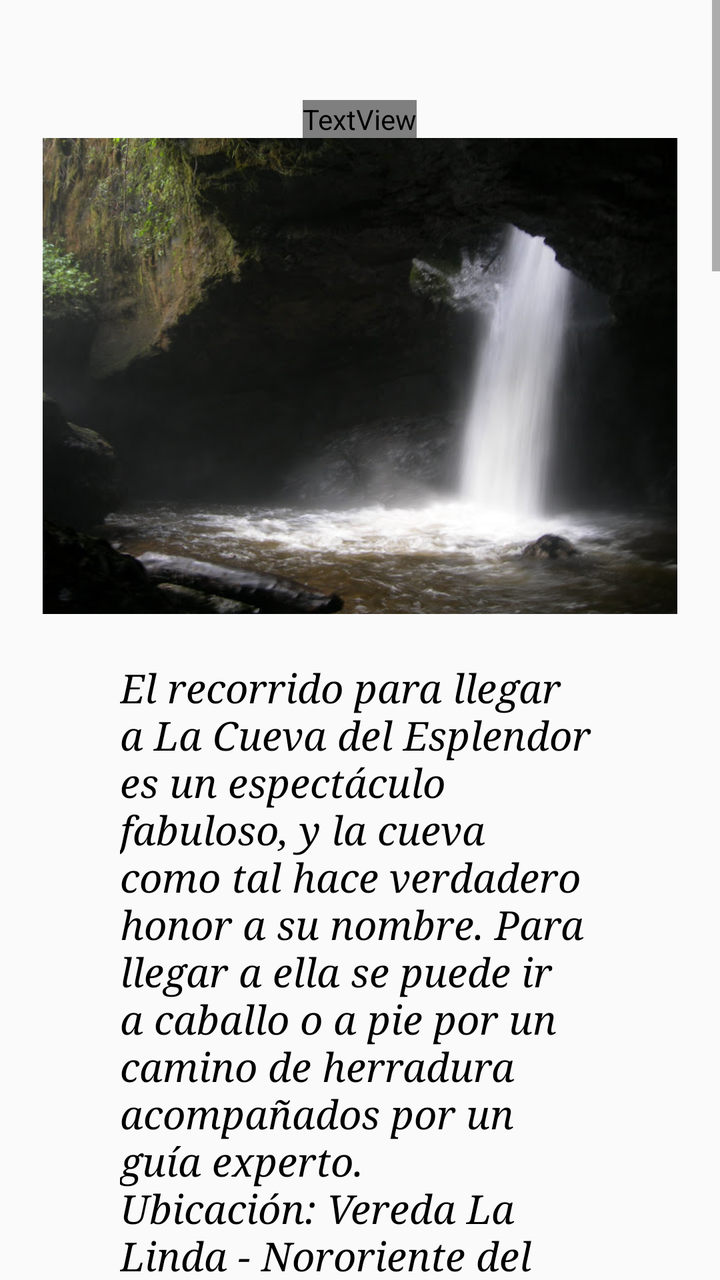
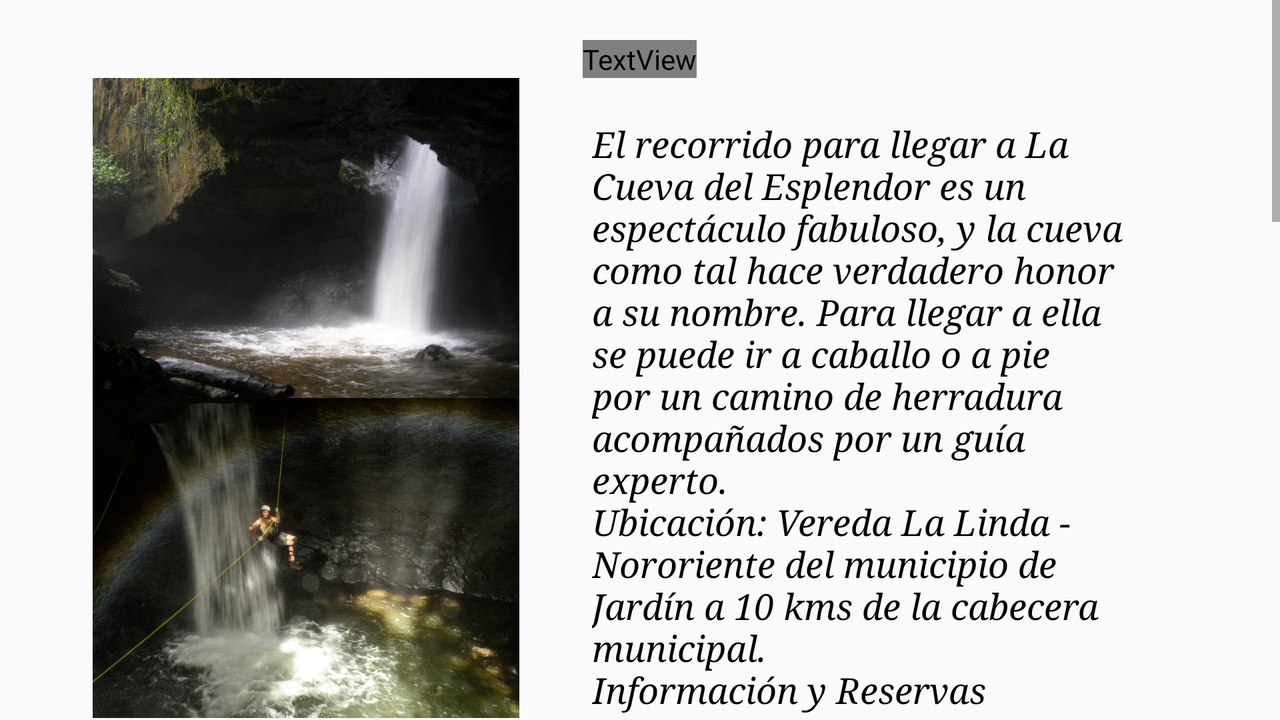

Two renders of one Android screen. The first uses the default layout on a phone; the second uses the alternative layout the repository ships for a different screen configuration, on a matching device. The two XML files are below.
<!-- AndroidManifest.xml: application theme AppTheme -->
<!-- res/layout/fragment_turismo.xml -->
<?xml version="1.0" encoding="utf-8"?>
<ScrollView xmlns:android="http://schemas.android.com/apk/res/android"
    xmlns:tools="http://schemas.android.com/tools"
    tools:context="com.pablohenao.turismo_jardin.FragmentTurismo"
    android:layout_width="match_parent"
    android:layout_height="match_parent">

    <LinearLayout xmlns:android="http://schemas.android.com/apk/res/android"

        android:orientation="vertical" android:layout_width="match_parent"
        android:background="@color/paleturquoise"
        android:layout_height="match_parent">


        <TextView
            android:layout_width="wrap_content"
            android:layout_height="wrap_content"
            android:textAppearance="@style/mifuente2"
            android:text="Cueva del Esplendor"
            android:layout_marginTop="50dp"
            android:layout_marginRight="60dp"
            android:layout_marginLeft="60dp"
            android:layout_gravity="center_horizontal" />

        <LinearLayout
            android:layout_width="fill_parent"
            android:layout_height="wrap_content"
            android:orientation="vertical"
            >

            <ImageView
                android:layout_width="match_parent"
                android:layout_height="238dp"
                android:src="@drawable/turismo_cuevadelesplendor1"
                />

            <TextView
                android:layout_width="fill_parent"
                android:layout_height="wrap_content"
                android:textAppearance="@style/mifuente"
                android:text="@string/turismo1info"
                android:layout_marginRight="60dp"
                android:layout_marginLeft="60dp"
                android:textSize="20dp"/>

            <ImageView
                android:layout_width="match_parent"
                android:layout_height="238dp"
                android:layout_marginBottom="50dp"
                android:src="@drawable/turismo_cuevadelesplendor2"
                />

        </LinearLayout>



        <TextView
            android:layout_width="wrap_content"
            android:layout_height="wrap_content"
            android:textAppearance="@style/mifuente2"
            android:text="Basílica del la Inmaculada Concepción"
            android:layout_marginRight="60dp"
            android:layout_marginLeft="60dp"
            android:layout_gravity="center_horizontal" />

        <LinearLayout
            android:layout_width="fill_parent"
            android:layout_height="wrap_content"
            android:orientation="vertical"
            >

            <ImageView
                android:layout_width="match_parent"
                android:layout_height="238dp"
                android:src="@drawable/jardinbasilica1"
                />

            <TextView
                android:layout_width="fill_parent"
                android:layout_height="wrap_content"
                android:textAppearance="@style/mifuente"
                android:text="@string/turismo2info"
                android:layout_marginRight="60dp"
                android:layout_marginLeft="60dp"
                android:textSize="20dp"/>

            <ImageView
                android:layout_width="match_parent"
                android:layout_height="238dp"
                android:src="@drawable/jardinbasilica2"
                android:layout_marginBottom="50dp"
                />

        </LinearLayout>



        <TextView
            android:layout_width="wrap_content"
            android:layout_height="wrap_content"
            android:textAppearance="@style/mifuente2"
            android:text="Cueva delos Guácharos"
            android:layout_marginRight="60dp"
            android:layout_marginLeft="60dp"
            android:layout_gravity="center_horizontal" />

        <LinearLayout
            android:layout_width="fill_parent"
            android:layout_height="wrap_content"
            android:orientation="vertical"
            >

            <ImageView
                android:layout_width="match_parent"
                android:layout_height="238dp"
                android:src="@drawable/turismo_cuevadeguacharos1"
                />

            <TextView
                android:layout_width="fill_parent"
                android:layout_height="wrap_content"
                android:textAppearance="@style/mifuente"
                android:text="@string/turismo3info"
                android:layout_marginRight="60dp"
                android:layout_marginLeft="60dp"
                android:textSize="20dp"/>

            <ImageView
                android:layout_width="match_parent"
                android:layout_height="238dp"
                android:layout_marginBottom="50dp"
                android:src="@drawable/turismo_cuevadeguacharos2"
                />

        </LinearLayout>

    </LinearLayout>

</ScrollView>
<!-- resources referenced by this layout -->
<resources>
  <!-- drawable jardinbasilica1: jpg bitmap (drawable, 201588 bytes) -->
  <!-- drawable jardinbasilica2: jpg bitmap (drawable, 211120 bytes) -->
  <!-- drawable turismo_cuevadeguacharos1: jpg bitmap (drawable, 101247 bytes) -->
  <!-- drawable turismo_cuevadeguacharos2: jpg bitmap (drawable, 107432 bytes) -->
  <!-- drawable turismo_cuevadelesplendor1: jpg bitmap (drawable, 56978 bytes) -->
  <!-- drawable turismo_cuevadelesplendor2: jpg bitmap (drawable, 93189 bytes) -->
  <string name="turismo1info">
  
      \nEl recorrido para llegar a La Cueva del Esplendor es un espectáculo fabuloso, y la cueva como tal hace verdadero honor a su nombre. Para llegar a ella se puede ir a caballo o a pie por un camino de herradura acompañados por un guía experto.
      \nUbicación: Vereda La Linda - Nororiente del municipio de Jardín a 10 kms de la cabecera municipal.
      \nInformación y Reservas
      \n2516344 - 3003524763\n
  
      </string>
  <string name="turismo2info">
  
      \nSe trata de un templo de estilo neogótico con un área de 1.680m²
      \nPosee 128 ventanas; 32 capiteles y arcos recubiertos en oro de 18 quilates y dos campanas. Igualmente, fueron fabricados en mármol de Carrara: la estatua de San Juan Bautista, la pila de agua bendita, el altar mayor, el Sagrario, el expositorio, 12 ángeles custodios y el púlpito, el baptisterio y las gradas del comulgatorio.2 Las dos torres y sus cruces son de aluminio.
      </string>
  <string name="turismo3info">
  
          \nSe encuentra en la parte alta de la quebrada La Salada en la vereda del mismo nombre a cinco kilómetros de la cabecera municipal.
          \nSe trata de una cascada que cae entre las montañas que se levantan alrededor de una cueva, donde habitan los Guácharos
          \nTiempo aproximado para visitarla: 3 a 4 horas.\n
  
      </string>
  <style name="mifuente" parent="@android:style/TextAppearance.Medium">
          <item name="android:textColor">@color/black</item>
          <item name="android:textStyle">italic</item>
          <item name="android:typeface">serif</item>
  
      </style>
  <style name="mifuente2" parent="@android:style/TextAppearance.Medium">
          <item name="android:textColor">@color/darkblue</item>
          <item name="android:textStyle">italic</item>
          <item name="android:typeface">serif</item>
          <item name="android:textSize">40dp</item>
      </style>
  <style name="AppTheme" parent="Theme.AppCompat.Light.DarkActionBar">
          
      </style>
</resources>
<!-- res/layout-land/fragment_turismo.xml (the author's variant of the layout above) -->
<!-- drawn on the phone turned sideways -->
<?xml version="1.0" encoding="utf-8"?>
<ScrollView xmlns:android="http://schemas.android.com/apk/res/android"
    xmlns:tools="http://schemas.android.com/tools"
    tools:context="com.pablohenao.turismo_jardin.FragmentTurismo"
    android:layout_width="match_parent"
    android:layout_height="match_parent">

    <LinearLayout xmlns:android="http://schemas.android.com/apk/res/android"

        android:orientation="vertical" android:layout_width="match_parent"
        android:background="@color/paleturquoise"
        android:layout_height="match_parent">



        <TextView
            android:layout_width="wrap_content"
            android:layout_height="wrap_content"
            android:layout_marginTop="20dp"
            android:text="Cueva del Esplendor"
            android:textColor="@color/darkblue"
            android:textAppearance="@style/mifuente2"
            android:layout_gravity="center_horizontal" />

        <LinearLayout
            android:layout_width="fill_parent"
            android:layout_height="wrap_content"
            android:orientation="horizontal"
            >

            <LinearLayout
                android:layout_width="276dp"
                android:layout_height="wrap_content"
                android:orientation="vertical"
                >

                <ImageView
                    android:layout_width="match_parent"
                    android:layout_marginLeft="30dp"
                    android:src="@drawable/turismo_cuevadelesplendor1"
                    android:layout_height="160dp"
                    android:id="@+id/imagen1_hotel" />

                <ImageView
                    android:layout_width="match_parent"
                    android:layout_marginLeft="30dp"
                    android:layout_height="160dp"
                    android:src="@drawable/turismo_cuevadelesplendor2"
                    android:id="@+id/imagen2_hotel"/>
                



            </LinearLayout>

            <LinearLayout
                android:layout_width="fill_parent"
                android:layout_marginLeft="20dp"
                android:layout_height="320dp"
                android:orientation="horizontal"
                >

                <TextView
                    android:layout_width="fill_parent"
                    android:layout_height="match_parent"
                    android:layout_marginRight="60dp"
                    android:textAppearance="@style/mifuente"
                    android:text="@string/turismo1info"
                    />

            </LinearLayout>
        </LinearLayout>

        <TextView
            android:layout_width="wrap_content"
            android:layout_height="wrap_content"
            android:layout_marginTop="20dp"
            android:text="Basílica del la Inmaculada Concepción"
            android:textColor="@color/darkblue"
            android:textAppearance="@style/mifuente2"
            android:layout_gravity="center_horizontal" />

        <LinearLayout
            android:layout_width="fill_parent"
            android:layout_height="wrap_content"
            android:orientation="horizontal"
            >

            <LinearLayout
                android:layout_width="276dp"
                android:layout_height="wrap_content"
                android:orientation="vertical"
                >

                <ImageView
                    android:layout_width="match_parent"
                    android:layout_marginLeft="30dp"
                    android:src="@drawable/jardinbasilica1"
                    android:layout_height="160dp"
                    />

                <ImageView
                    android:layout_width="match_parent"
                    android:layout_marginLeft="30dp"
                    android:layout_height="160dp"
                    android:src="@drawable/jardinbasilica2"
                    />
                



            </LinearLayout>

            <LinearLayout
                android:layout_width="fill_parent"
                android:layout_marginLeft="20dp"
                android:layout_height="320dp"
                android:orientation="horizontal"
                >

                <TextView
                    android:layout_width="fill_parent"
                    android:layout_height="match_parent"
                    android:layout_marginRight="60dp"
                    android:textAppearance="@style/mifuente"
                    android:text="@string/turismo2info"
                    />

            </LinearLayout>
        </LinearLayout>

        <TextView
            android:layout_width="wrap_content"
            android:layout_height="wrap_content"
            android:layout_marginTop="20dp"
            android:text="Cueva delos Guácharos"
            android:textColor="@color/darkblue"
            android:textAppearance="@style/mifuente2"
            android:layout_gravity="center_horizontal" />

        <LinearLayout
            android:layout_width="fill_parent"
            android:layout_height="wrap_content"
            android:orientation="horizontal"
            android:layout_marginBottom="90dp"
            >

            <LinearLayout
                android:layout_width="276dp"
                android:layout_height="wrap_content"
                android:orientation="vertical"
                >

                <ImageView
                    android:layout_width="match_parent"
                    android:layout_marginLeft="30dp"
                    android:src="@drawable/turismo_cuevadeguacharos1"
                    android:layout_height="160dp"
                    />

                <ImageView
                    android:layout_width="match_parent"
                    android:layout_marginLeft="30dp"
                    android:layout_height="160dp"
                    android:src="@drawable/turismo_cuevadeguacharos2"
                    />
                



            </LinearLayout>

            <LinearLayout
                android:layout_width="fill_parent"
                android:layout_marginLeft="20dp"
                android:layout_height="320dp"
                android:orientation="horizontal"
                >

                <TextView
                    android:layout_width="fill_parent"
                    android:layout_height="match_parent"
                    android:layout_marginRight="60dp"
                    android:textAppearance="@style/mifuente"
                    android:text="@string/turismo3info"
                    />

            </LinearLayout>
        </LinearLayout>
    </LinearLayout>
</ScrollView>
